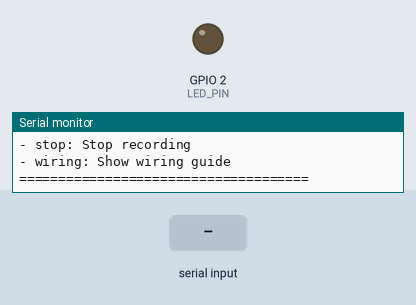
Simulated run of this sketch. Board: ESP32. On the bench: output pins drawn as LEDs (lit = HIGH), the last lines printed to the serial monitor. The test bench sets the inputs (shaded band). I2S audio is not simulated (input reads silence).

Above: at 2.4 s.
2.5 s: "test" received over Serial
5.0 s: "init" received over Serial
7.5 s: "start" received over Serial
At 9.6 s:
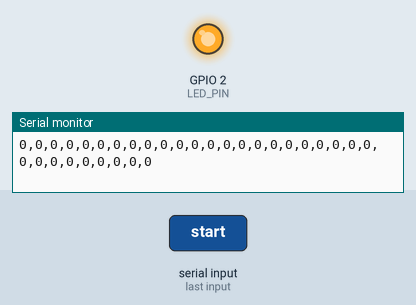
Timing chart, 0 to 11.1 s (numbered marks = the images above; inputs shaded):
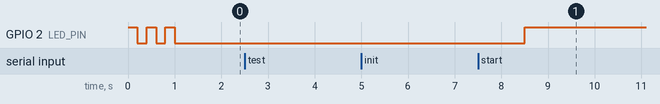

The sketch:

inmp441_fixed.ino
```cpp
// ESP32 + INMP441 - Fixed I2S Configuration
#include <driver/i2s.h>

// INMP441 I2S pins (your confirmed wiring)
#define I2S_WS 25    // D25
#define I2S_SD 22    // D22
#define I2S_SCK 26   // D26
#define I2S_PORT I2S_NUM_0

#define LED_PIN 2

// Audio settings
#define SAMPLE_RATE 16000
#define SAMPLE_BITS 32  // Changed to 32-bit for INMP441
#define BUFFER_SIZE 512

bool isRecording = false;
bool i2sInitialized = false;
int32_t audioBuffer[BUFFER_SIZE];  // Changed to 32-bit

void setup() {
  Serial.begin(115200);
  pinMode(LED_PIN, OUTPUT);

  // Blink LED to show we're alive
  for(int i = 0; i < 3; i++) {
    digitalWrite(LED_PIN, HIGH);
    delay(200);
    digitalWrite(LED_PIN, LOW);
    delay(200);
  }

  Serial.println("=== ESP32 + INMP441 Fixed Version ===");
  Serial.println("Available commands:");
  Serial.println("- test: Check system status");
  Serial.println("- init: Initialize INMP441");
  Serial.println("- start: Start recording");
  Serial.println("- stop: Stop recording");
  Serial.println("- wiring: Show wiring guide");
  Serial.println("=====================================");
}

void loop() {
  if (Serial.available()) {
    String command = Serial.readString();
    command.trim();
    command.toLowerCase();

    if (command == "test") {
      testSystem();
    } else if (command == "init") {
      initializeI2S();
    } else if (command == "start") {
      startRecording();
    } else if (command == "stop") {
      stopRecording();
    } else if (command == "wiring") {
      showWiring();
    } else {
      Serial.println("Unknown command: " + command);
    }
  }

  if (isRecording && i2sInitialized) {
    recordI2SAudio();
  }

  delay(10);
}

void testSystem() {
  Serial.println("=== System Status ===");
  Serial.println("✓ ESP32: Running");
  Serial.println("✓ Serial: Working");
  Serial.println("✓ LED: Working");

  if (i2sInitialized) {
    Serial.println("✓ INMP441: Initialized");
  } else {
    Serial.println("⚠ INMP441: Not initialized (run 'init' command)");
  }

  Serial.println("====================");
}

void initializeI2S() {
  Serial.println("Initializing INMP441 with corrected settings...");

  // Corrected I2S configuration for INMP441
  i2s_config_t i2s_config = {
    .mode = i2s_mode_t(I2S_MODE_MASTER | I2S_MODE_RX),
    .sample_rate = SAMPLE_RATE,
    .bits_per_sample = i2s_bits_per_sample_t(SAMPLE_BITS),
    .channel_format = I2S_CHANNEL_FMT_ONLY_LEFT,
    .communication_format = i2s_comm_format_t(I2S_COMM_FORMAT_STAND_I2S),
    .intr_alloc_flags = ESP_INTR_FLAG_LEVEL1,
    .dma_buf_count = 4,
    .dma_buf_len = BUFFER_SIZE,
    .use_apll = false,
    .tx_desc_auto_clear = false,
    .fixed_mclk = 0
  };

  // Pin configuration
  i2s_pin_config_t pin_config = {
    .bck_io_num = I2S_SCK,    // D26
    .ws_io_num = I2S_WS,      // D25
    .data_out_num = I2S_PIN_NO_CHANGE,
    .data_in_num = I2S_SD     // D22
  };

  // Install I2S driver
  esp_err_t result = i2s_driver_install(I2S_PORT, &i2s_config, 0, NULL);
  if (result != ESP_OK) {
    Serial.println("✗ I2S driver install failed: " + String(result));
    return;
  }

  // Set I2S pins
  result = i2s_set_pin(I2S_PORT, &pin_config);
  if (result != ESP_OK) {
    Serial.println("✗ I2S pin config failed: " + String(result));
    i2s_driver_uninstall(I2S_PORT);
    return;
  }

  // Clear I2S buffer and start
  i2s_zero_dma_buffer(I2S_PORT);
  i2s_start(I2S_PORT);

  i2sInitialized = true;
  Serial.println("✓ INMP441 initialized with 32-bit configuration!");
  Serial.println("Ready to record audio");
}

void startRecording() {
  if (!i2sInitialized) {
    Serial.println("⚠ Run 'init' command first to initialize INMP441");
    return;
  }

  isRecording = true;
  digitalWrite(LED_PIN, HIGH);
  Serial.println("Recording started");
  Serial.println("AUDIO_START");
}

void stopRecording() {
  isRecording = false;
  digitalWrite(LED_PIN, LOW);
  Serial.println("Recording stopped");
  Serial.println("AUDIO_END");
}

void recordI2SAudio() {
  size_t bytes_read;
  esp_err_t result = i2s_read(I2S_PORT, audioBuffer, sizeof(audioBuffer), &bytes_read, 100);

  if (result == ESP_OK && bytes_read > 0) {
    int samples = bytes_read / sizeof(int32_t);

    // Convert 32-bit samples to 16-bit and check for real data
    bool hasData = false;
    int16_t convertedSamples[32];

    for (int i = 0; i < min(32, samples); i++) {
      // Convert 32-bit to 16-bit (take upper 16 bits)
      convertedSamples[i] = (audioBuffer[i] >> 16) & 0xFFFF;

      // Check if we have meaningful data (not just -1 or 0)
      if (convertedSamples[i] != 0 && convertedSamples[i] != -1 && abs(convertedSamples[i]) > 10) {
        hasData = true;
      }
    }

    // Send converted samples
    for (int i = 0; i < min(32, samples); i++) {
      Serial.print(convertedSamples[i]);
      if (i < min(31, samples-1)) Serial.print(",");
    }
    Serial.println();

    if (!hasData) {
      static int zeroCount = 0;
      zeroCount++;
      if (zeroCount % 50 == 0) {  // Print warning every 50 cycles
        Serial.println("⚠ Still getting constant values - try speaking louder");
      }
    }
  } else {
    Serial.println("⚠ I2S read error: " + String(result));
  }
}

void showWiring() {
  Serial.println("=== INMP441 Wiring Guide ===");
  Serial.println("ESP32    →    INMP441");
  Serial.println("GND      →    GND");
  Serial.println("3.3V     →    VDD");
  Serial.println("D26      →    SCK");
  Serial.println("D25      →    WS");
  Serial.println("D22      →    SD");
  Serial.println("GND      →    L/R (CONFIRMED WORKING!)");
  Serial.println("============================");
  Serial.println("L/R connection is working - getting data!");
}
```

Measured:
- after the input at 7.5 s, GPIO 2 (LED_PIN): LOW → HIGH after 1.0 s
